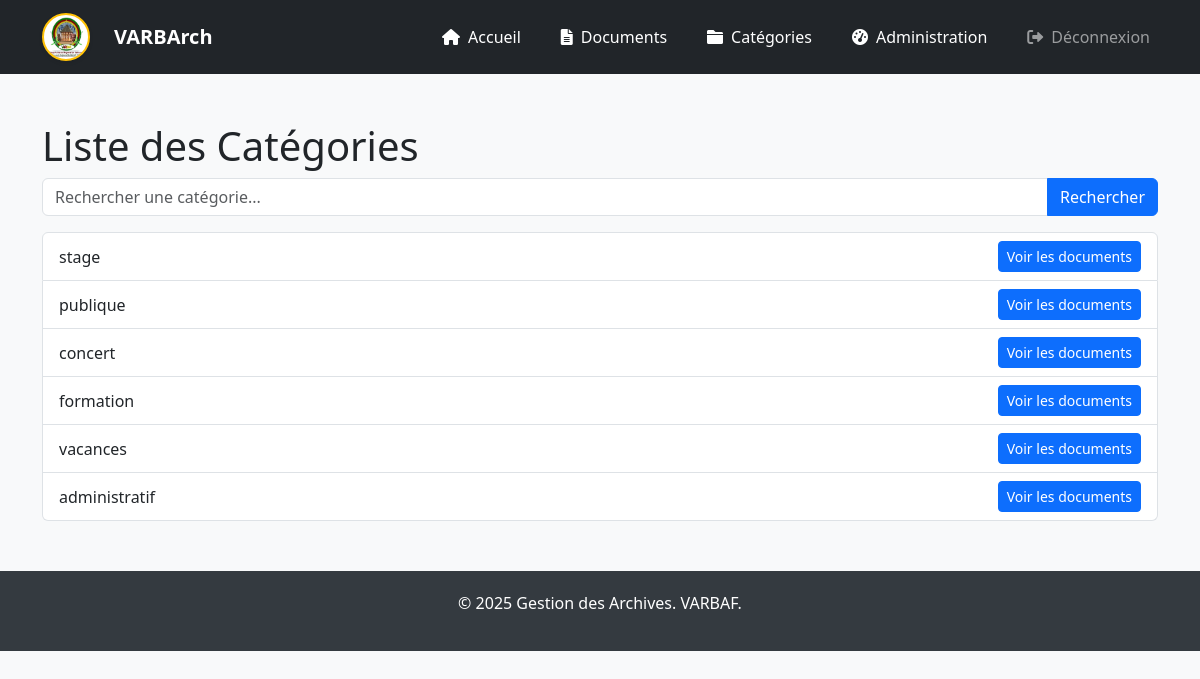
The page /categories/ (signed in) on the database its author committed.
### archivage/models.py (models this page shows, shortened)
class Categorie(models.Model):
    nom = models.CharField(max_length=100, verbose_name="Nom de la catégorie")
    description = models.TextField(blank=True, null=True, verbose_name="Description")

### archivage/views.py (the view)
# urls.py: path('categories/', views.liste_categories, name='categories'),
def liste_categories(request):
    query = request.GET.get('q', '')
    if query:
        categories = Categorie.objects.filter(nom__icontains=query)
    else:
        categories = Categorie.objects.all()
    return render(request, 'archivage/liste_categories.html', {'categories': categories})

### archivage/templates/archivage/liste_categories.html (shortened to what this page needs)
{% extends 'base.html' %}
{% block content %}
<h1>Liste des Catégories</h1>
<form method="GET" action="{% url 'categories' %}" class="mb-3">
    <div class="input-group">
        <input type="text" name="q" class="form-control" placeholder="Rechercher une catégorie..."
            value="{{ request.GET.q }}">
        <button class="btn btn-primary" type="submit">Rechercher</button>
    </div>
</form>
<ul class="list-group">
    {% for categorie in categories %}
    <li class="list-group-item d-flex justify-content-between align-items-center">
        <span>{{ categorie.nom }}</span>
        <a href="{% url 'documents_par_categorie' categorie.id %}" class="btn btn-primary btn-sm">Voir les documents</a>
    </li>
    {% empty %}
    <li class="list-group-item text-center">Aucune catégorie trouvée.</li>
    {% endfor %}
</ul>
{% endblock %}

### archivage/templates/base.html (style rules this page uses)
body { background-color: #f8f9fa; }

### rows shown on the page
Categorie: nom "stage"
Categorie: nom "publique"
Categorie: nom "concert"
Categorie: nom "formation"
Categorie: nom "vacances"
Categorie: nom "administratif"
